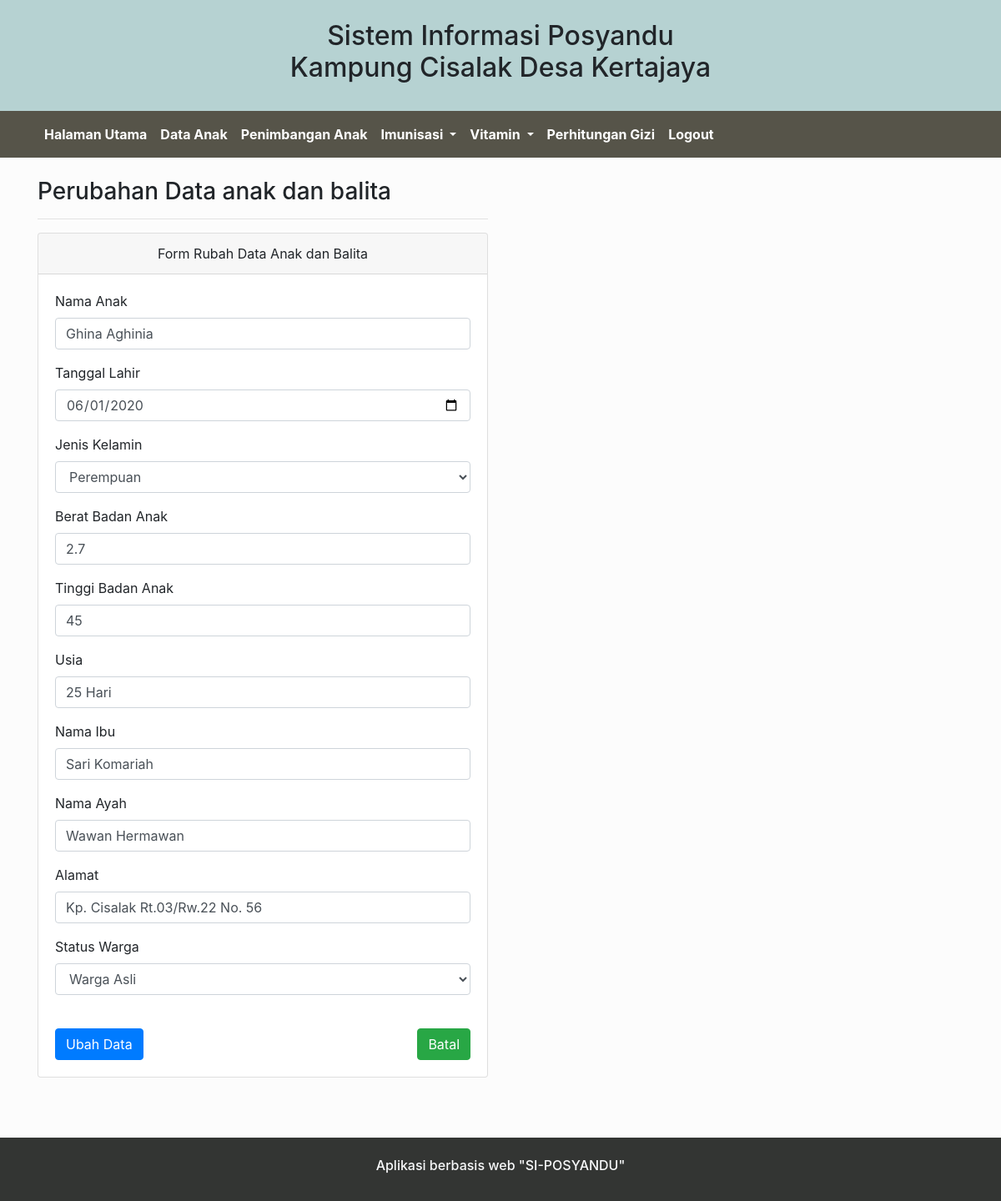
Page /Balita/edit/1 on the committed database.
### tables this page shows
CREATE TABLE `anak` (
  `Id_anak` int(10) NOT NULL,
  `Nama_anak` varchar(30) NOT NULL,
  `Tanggal_lahir` date NOT NULL,
  `Jenis_kelamin` varchar(20) NOT NULL,
  `Berat_badan` varchar(5) NOT NULL,
  `Tinggi_badan` int(5) NOT NULL,
  `Usia` varchar(30) NOT NULL,
  `Nama_ibu` varchar(20) NOT NULL,
  `Nama_ayah` varchar(20) NOT NULL,
  `Alamat` varchar(50) NOT NULL,
  `Status` varchar(30) NOT NULL
);

### application/controllers/Balita.php (called while the page is built, shortened)
<?php
class Balita extends CI_Controller{
    public function __construct()
    {
        $this->load->model('Balita_model');
        $this->load->helper('url');
    }
   public function edit($id)
   {
       $data['judul'] = ' Edit Data Anak';
       $data['anak'] = $this->Balita_model->getBalitadetail($id);
       $data['Jeniskelamin'] = ['Perempuan', 'Laki-Laki'];
       $data['Status'] = ['Warga Asli', 'Warga Tamu'];
       $this->form_validation->set_rules('Nama_anak', 'Nama Anak', 'required');
       $this->form_validation->set_rules('Tanggal_lahir', 'Tanggal_lahir', 'required');
       $this->form_validation->set_rules('Berat_badan', 'Berat Badan', 'required');
       $this->form_validation->set_rules('Tinggi_badan', 'Tinggi Badan', 'required');
       $this->form_validation->set_rules('Usia', 'Usia', 'required');
       $this->form_validation->set_rules('Nama_ibu', 'Nama Ibu', 'required');
       $this->form_validation->set_rules('Nama_ayah', 'Nama Ayah', 'required');
       $this->form_validation->set_rules('Alamat', 'Alamat ', 'required');
       if( $this->form_validation->run() == FALSE)
       {
       $this->load->view('Templates2/Header', $data);
       $this->load->view('Balita/Edit', $data);
       $this->load->view('Templates2/Footer');
       } else {
          $this->Balita_model->ubahBalita();
          $this->session->set_flashdata('flash', 'Dirubah');
          redirect('Balita');
       }
   }
}

### index.php (called while the page is built, shortened)
<?php
require_once BASEPATH.'core/CodeIgniter.php';

### application/models/Balita_model.php (called while the page is built, shortened)
<?php
class Balita_model extends CI_model{
    public function getBalitadetail($id)
    {
        return $this->db->get_where('anak', ['Id_anak' => $id])->row_array();
    }
}

### application/views/Balita/Edit.php (the view, shortened to what this page needs)
<div class="container">
<div class="row mt-4">
<div class="col-md-6">
<h3> Perubahan Data anak dan balita </h3><hr>
<div class="card">
  <div class="card-header text-center">
    Form Rubah Data Anak dan Balita
  </div>
  <div class="card-body">
    <form action="" method="post">
        <div class="form-group">
        <label for="Nama_anak">Nama Anak</label>
        <input type="text" name="Nama_anak" class="form-control" id="Nama_anak" value="<?= $anak['Nama_anak']?>">
        </div>
        <div class="form-group">
        <label for="Tanggal_lahir">Tanggal Lahir</label>
        <input type="date" name="Tanggal_lahir" class="form-control" id="Tanggal_lahir" value="<?= $anak['Tanggal_lahir']?>">
        </div>
        <div class="form-group">
        <label for="Jenis_kelamin">Jenis Kelamin</label>
        <select class="form-control" id="Jenis_kelamin" name="Jenis_kelamin">
            <?php foreach( $Jeniskelamin as $jk ) : ?>
            <?php if( $jk == $anak['Jenis_kelamin'] ) : ?>
                <option value="<?= $jk; ?>" selected> <?= $jk; ?> </option>
            <?php else : ?>
                <option value="<?= $jk; ?>" > <?= $jk; ?> </option>
            <?php endif; ?>
            <?php endforeach; ?>
        </select>
        </div>
        <div class="form-group">
        <label for="Berat_badan">Berat Badan Anak</label>
        <input type="text" name="Berat_badan" class="form-control" id="Berat_badan" value="<?= $anak['Berat_badan']?> ">
        </div>
        <div class="form-group">
        <label for="Tinggi_badan">Tinggi Badan Anak</label>
        <input type="text" name="Tinggi_badan" class="form-control" id="Tinggi_badan" value="<?= $anak['Tinggi_badan']?> ">
        </div>
        <div class="form-group">
        <label for="Usia">Usia</label>
        <input type="text" name="Usia" class="form-control" id="Usia" value="<?= $anak['Usia']?>">
        </div>
        <div class="form-group">
        <label for="Nama_ibu">Nama Ibu</label>
        <input type="text" name="Nama_ibu" class="form-control" id="Nama_ibu" value="<?= $anak['Nama_ibu']?>">
        </div>
        <div class="form-group">
        <label for="Nama_ayah">Nama Ayah</label>
        <input type="text" name="Nama_ayah" class="form-control" id="Nama_ayah" value="<?= $anak['Nama_ayah']?>">
        </div>
        <div class="form-group">
        <div class="form-group">
        <label for="Alamat">Alamat </label>
        <input type="text" name="Alamat" class="form-control" id="Alamat" value="<?= $anak['Alamat']?>">
        </div>
        <label for="Status">Status Warga</label>
        <select class="form-control" id="Status" name="Status"> value="<?= $anak['']?>"
        <?php foreach( $Status as $asal ) : ?>
            <?php if( $asal == $anak['Status'] ) : ?>
                <option value="<?= $asal; ?>" selected> <?= $asal; ?> </option>
            <?php else : ?>
                <option value="<?= $asal; ?>" > <?= $asal; ?> </option>
            <?php endif; ?>
            <?php endforeach; ?>
        </select>
        </div><br>
        <button type="submit" name="edit" class="btn btn-primary"> Ubah Data </button>
        <a class="btn btn-success float-right" href="<?= base_url(); ?>Balita" role="button">Batal</a>
    </form>
  </div>
</div>
</div>
</div>
</div>
<br><br><br>

### rows in the picture
anak: Nama_anak "Ghina Aghinia", Tanggal_lahir "06/01/2020", Jenis_kelamin "Perempuan", Berat_badan "2.7", Tinggi_badan "45", Usia "25 Hari", Nama_ibu "Sari Komariah", Nama_ayah "Wawan Hermawan", Alamat "Kp. Cisalak Rt.03/Rw.22 No. 56", Status "Warga Asli"
